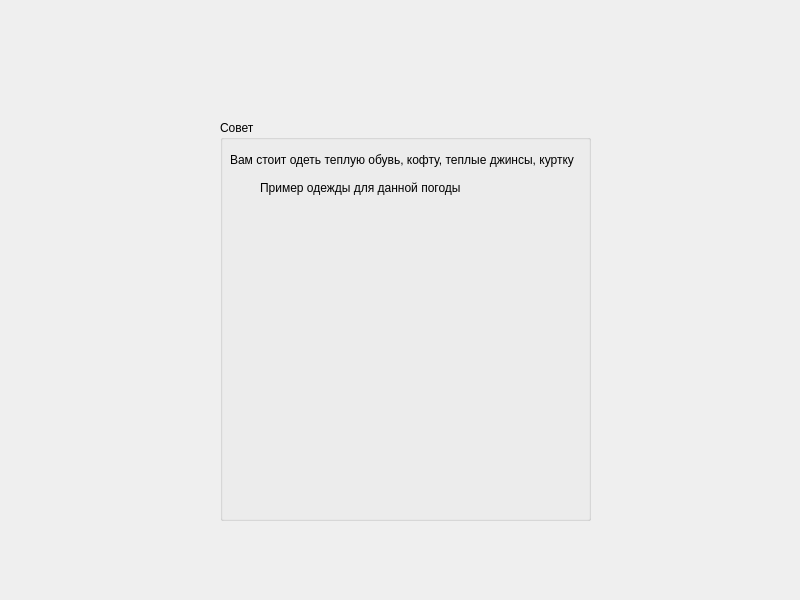
<?xml version="1.0" encoding="UTF-8"?>
<ui version="4.0">
 <class>weather4</class>
 <widget class="QDialog" name="weather4">
  <property name="geometry">
   <rect>
    <x>0</x>
    <y>0</y>
    <width>800</width>
    <height>600</height>
   </rect>
  </property>
  <property name="windowTitle">
   <string>Dialog</string>
  </property>
  <widget class="QLabel" name="label">
   <property name="geometry">
    <rect>
     <x>0</x>
     <y>0</y>
     <width>800</width>
     <height>600</height>
    </rect>
   </property>
   <property name="text">
    <string/>
   </property>
   <property name="pixmap">
    <pixmap>../1645833842_6-vsegda-pomnim-com-p-letnie-oblaka-foto-8.jpg</pixmap>
   </property>
  </widget>
  <widget class="QGroupBox" name="groupBox">
   <property name="geometry">
    <rect>
     <x>220</x>
     <y>120</y>
     <width>371</width>
     <height>401</height>
    </rect>
   </property>
   <property name="title">
    <string>Совет</string>
   </property>
   <widget class="QLabel" name="label_4">
    <property name="geometry">
     <rect>
      <x>10</x>
      <y>20</y>
      <width>351</width>
      <height>40</height>
     </rect>
    </property>
    <property name="text">
     <string>Вам стоит одеть теплую обувь, кофту, теплые джинсы, куртку</string>
    </property>
   </widget>
   <widget class="QLabel" name="label_5">
    <property name="geometry">
     <rect>
      <x>30</x>
      <y>80</y>
      <width>301</width>
      <height>291</height>
     </rect>
    </property>
    <property name="text">
     <string/>
    </property>
    <property name="pixmap">
     <pixmap>../парка-джинсовая-куртка-футболка-с-круглым-вырезом-large-5141.jpg</pixmap>
    </property>
   </widget>
   <widget class="QLabel" name="label_6">
    <property name="geometry">
     <rect>
      <x>40</x>
      <y>60</y>
      <width>201</width>
      <height>16</height>
     </rect>
    </property>
    <property name="text">
     <string>Пример одежды для данной погоды:</string>
    </property>
   </widget>
   <widget class="QLabel" name="label_3">
    <property name="geometry">
     <rect>
      <x>0</x>
      <y>20</y>
      <width>371</width>
      <height>381</height>
     </rect>
    </property>
    <property name="text">
     <string/>
    </property>
    <property name="pixmap">
     <pixmap>../white.jpg</pixmap>
    </property>
   </widget>
   <zorder>label_3</zorder>
   <zorder>label_4</zorder>
   <zorder>label_6</zorder>
   <zorder>label_5</zorder>
  </widget>
 </widget>
 <resources/>
 <connections/>
</ui>
